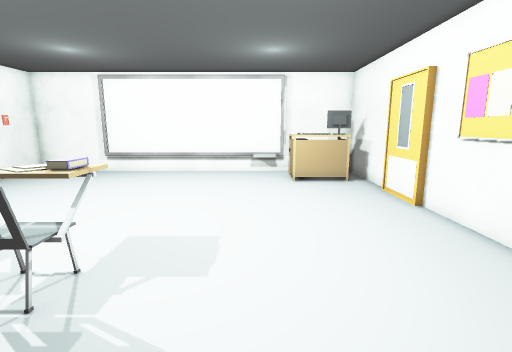
[1] (above)

12 first-person views from a walk through a 3-D level made in the Unity game engine. The camera is 1.4 m above the floor, tilts 10° down and sees 85° across. The floor is counted in squares, 0.5 m on a side. Each view is taken from the middle of a square. On the plan, view 1 faces up. The plan holds only what a view shows up to about 19 squares ahead; the rest is blank. Some animated figures are left out. Some surface patterns are stand-ins.

[2]
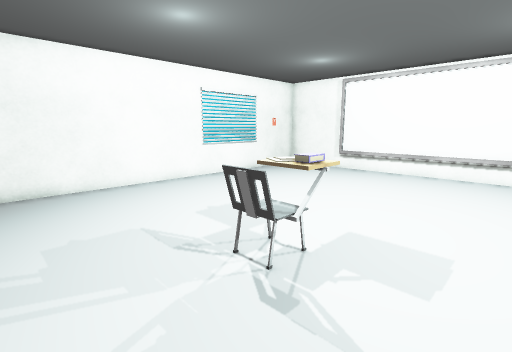

[3]
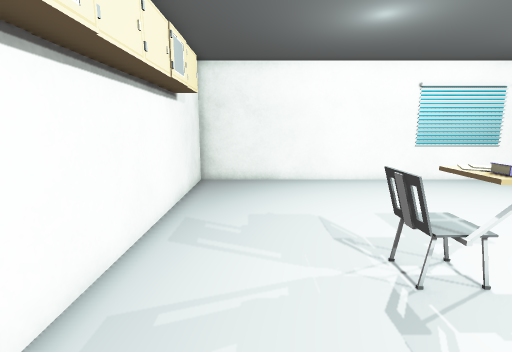

[4]
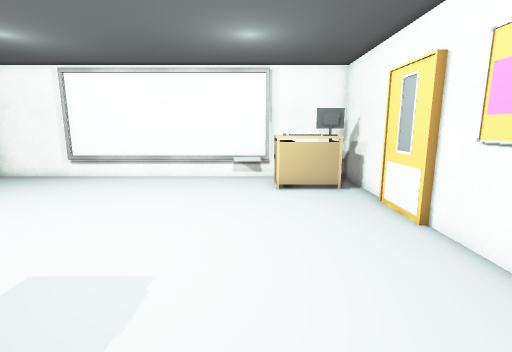

[5]
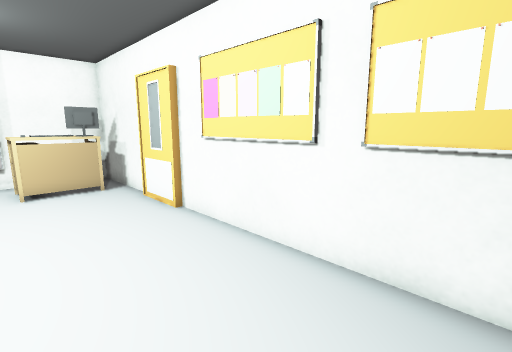

[6]
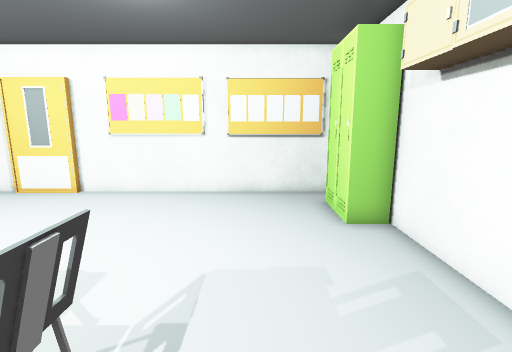

[7]
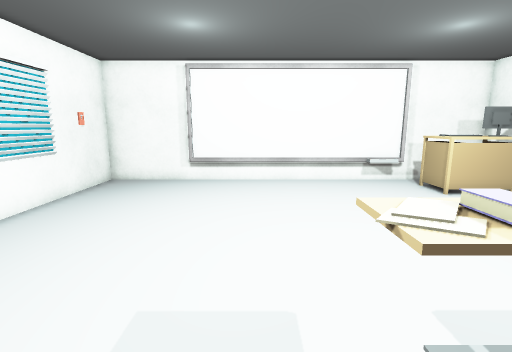

[8]
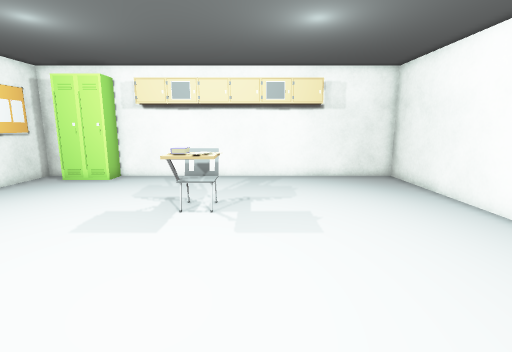

[9]
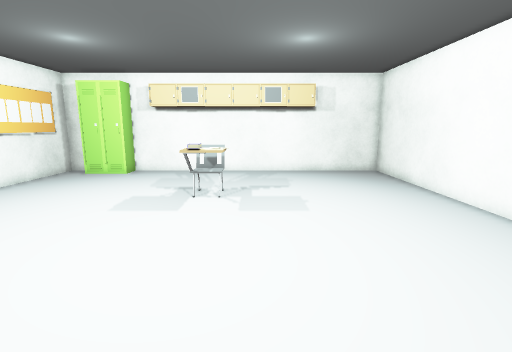

[10]
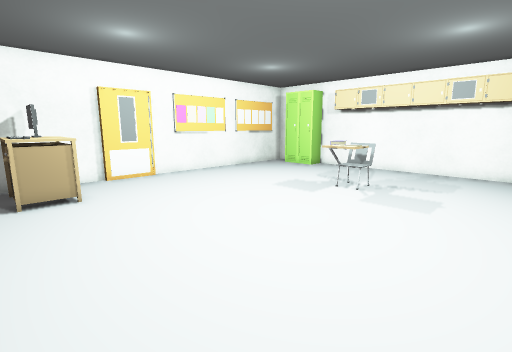

[11]
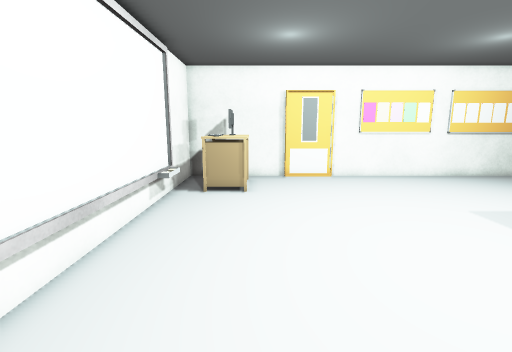

[12]
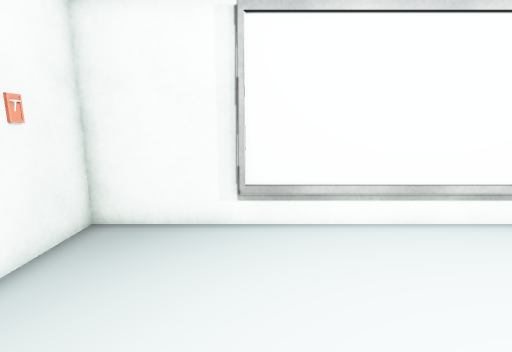

### Floor plan
Points are (right, up) in squares from view 1. A wall is a line through its corners. A room is listed if a view was taken in it or the views show most of it. See-through windows are left out.
Room 1 (views 1, 2, 3, 4, 5, 6, 7, 8, 9, 10, 11, 12)
walls: (-13.8, 9.5) (-13.8, -2) (2, -2); (5.8, 9.6) (5.8, 12.4); (6, 12.2) (6, 17.7) (-8.6, 17.7); (-9.4, 17.7) (-13.8, 17.7) (-13.8, 13.4); (6, 2.4) (6, 9.8); (5, -2) (6, -2) (6, -0.4)
low walls: (1.2, 17.1) (-0.2, 17.1)
objects: other object (-9, 17) to (-9, 18); chair (-5, 4) to (-3, 6); books (-4, 5) to (-4, 6); locker (2, -1); table (2, 14) to (5, 16); locker (3, -1) to (4, -1); other object (3, 16) to (4, 16); computer (4, 15) to (5, 15); table (5, 16)

Where each view was taken, in squares from view 1:
view 1: 0 up, 0 right, facing up
view 2: 0 up, 0 right, facing up-left
view 3: 1 up, 1 right, facing left
view 4: 2 up, 1 right, facing up
view 5: 1 up, 1 right, facing up-right
view 6: 2 up, 6 left, facing right
view 7: 3 up, 6 left, facing up
view 8: 14 up, 6 left, facing down
view 9: 16 up, 6 left, facing down
view 10: 17 up, 10 left, facing down-right
view 11: 14 up, 10 left, facing right
view 12: 10 up, 9 left, facing up
